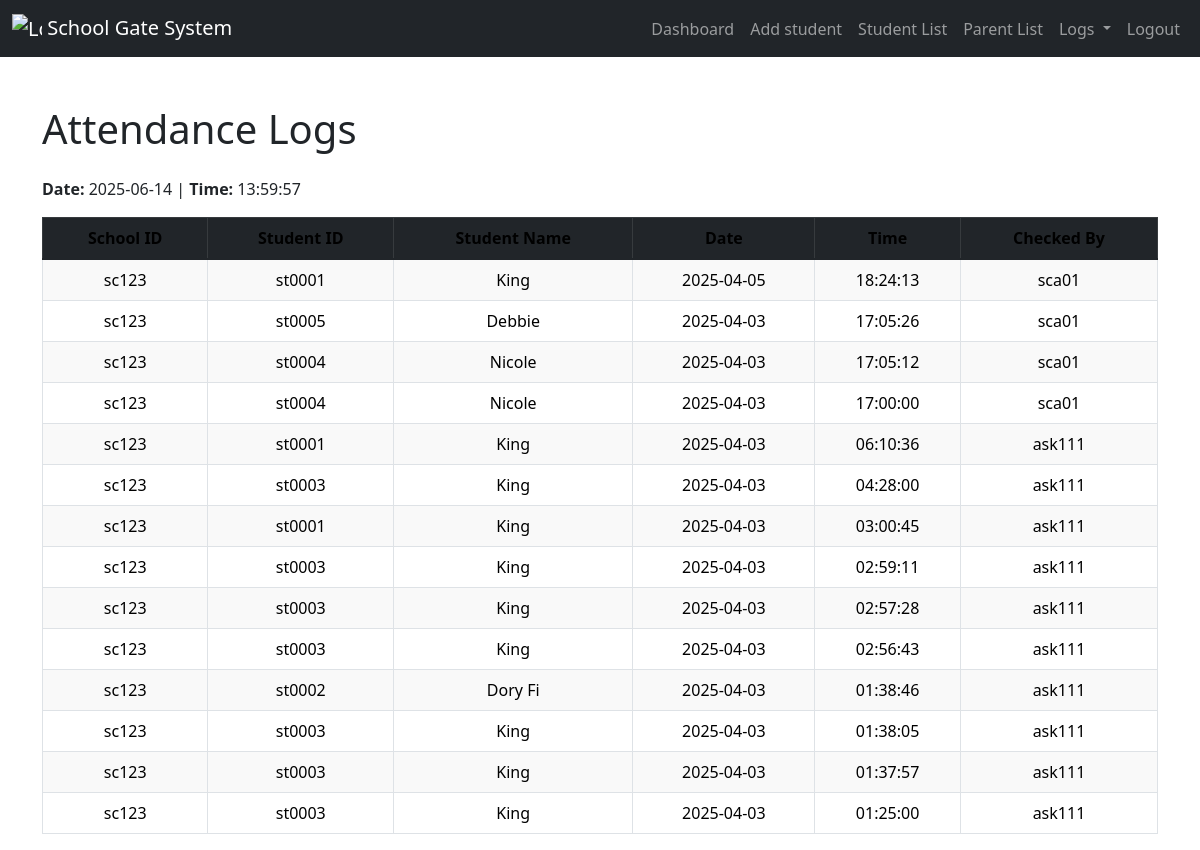
The page /main/index.php (signed in) on the database its author committed.
### tables this page shows
CREATE TABLE IF NOT EXISTS `attendance` (
  `autoid` int NOT NULL AUTO_INCREMENT,
  `autodate` datetime DEFAULT CURRENT_TIMESTAMP,
  `schoolid` text NOT NULL,
  `student_id` text,
  `student_fname` text,
  `our_date` date DEFAULT NULL,
  `our_time` time DEFAULT NULL,
  `our_user` text,
  `action` text NOT NULL,
  `status` int DEFAULT '1',
  PRIMARY KEY (`autoid`)
);

### main/gate_logs.php (the view)
<?php
require_once 'connect.php';
$stmt = $dbh->prepare("SELECT * FROM attendance WHERE schoolid = :schoolid ORDER BY our_date DESC, our_time DESC");
$stmt->bindParam(':schoolid', $_SESSION['schoolid']);
$stmt->execute();
$attendance_data = $stmt->fetchAll(PDO::FETCH_ASSOC);
?>
<body>
    <?php require_once ('menu.php')?>
    <div class="container mt-5">
        <h1 class="mb-4">Attendance Logs</h1>
        <p><strong>Date:</strong> <?php echo date('Y-m-d'); ?> | <strong>Time:</strong> <?php echo date('H:i:s'); ?></p>
        <table class="table table-bordered table-hover">
            <thead class="table-dark">
                <tr>
                    <th>School ID</th>
                    <th>Student ID</th>
                    <th>Student Name</th>
                    <th>Date</th>
                    <th>Time</th>
                    <th>Checked By</th>
                </tr>
            </thead>
            <tbody>
                <?php if (!empty($attendance_data)) { ?>
                    <?php foreach ($attendance_data as $row) { ?>
                        <tr>
                            <td><?php echo htmlspecialchars($row['schoolid']); ?></td>
                            <td><?php echo htmlspecialchars($row['student_id']); ?></td>
                            <td><?php echo htmlspecialchars($row['student_fname']); ?></td>
                            <td><?php echo htmlspecialchars($row['our_date']); ?></td>
                            <td><?php echo htmlspecialchars($row['our_time']); ?></td>
                            <td><?php echo htmlspecialchars($row['our_user']); ?></td>
                        </tr>
                    <?php } ?>
                <?php } else { ?>
                    <tr>
                        <td colspan="6" class="text-center">No attendance records found.</td>
                    </tr>
                <?php } ?>
            </tbody>
        </table>
    </div>
</body>
</html>

### main/kfunctions.php (shortened to what this page needs)
<!DOCTYPE html>
<html lang="en">
<head>
    <link href="https://cdn.jsdelivr.net/npm/bootstrap@5.1.3/dist/css/bootstrap.min.css" rel="stylesheet">
    <link href="assets/css/main.css?v=1.0" rel="stylesheet">
</head>

### main/index.php
<?php
require_once ('kfunctions.php');
$role = $_SESSION['role'];
if ($role == 'sca' || $role == 'par' || $role == 'tech' || $role == 'dev') {
    include 'gate_logs.php';
} elseif ($role == 'ask') {
    include 'ticker.php';
} else {
    echo "Invalid role detected!";
}
?>

### main/menu.php (shortened to what this page needs)
<?php
require_once ('kfunctions.php');
$role = $_SESSION['role'];
?>
<!DOCTYPE html>
<html lang="en">
<head>
    <link href="https://cdn.jsdelivr.net/npm/bootstrap@5.1.3/dist/css/bootstrap.min.css" rel="stylesheet">
</head>
<body>
    <nav class="navbar navbar-expand-lg navbar-dark bg-dark">
        <div class="container-fluid">
            <a class="navbar-brand" href="#">
                <img src="logo.png" alt="Logo" width="30" height="30" class="d-inline-block align-text-top">
                School Gate System
            </a>
            <div class="collapse navbar-collapse" id="navbarNavDropdown">
                <ul class="navbar-nav ms-auto">
                    <li class="nav-item">
                        <a class="nav-link" href="index.php">Dashboard</a>
                    </li>
  <?php if ($role == 'sca') { ?>
                        <li class="nav-item">
                            <a class="nav-link" href="students.php">Add student</a>
                        </li>
                        <li class="nav-item">
                            <a class="nav-link" href="list_students.php">Student List</a>
                        </li>
                        <li class="nav-item">
                            <a class="nav-link" href="parent list.php">Parent List</a>
                        </li>
                        <li class="nav-item dropdown">
                            <a class="nav-link dropdown-toggle" href="#" id="logsDropdown" role="button" data-bs-toggle="dropdown" aria-expanded="false">
                                Logs
                            </a>
                        </li>
                    <?php } ?>
                    <li class="nav-item">
                        <a class="nav-link" href="../logout.php">Logout</a>
                    </li>
                </ul>
            </div>
        </div>
    </nav>
</body>
</html>

### main/assets/css/main.css (style rules this page uses)
body { background-color: #f4f6f8; font-family: 'Arial', sans-serif; }
table th { background-color: #007bff; color: #ffffff; text-align: center; }
table tr:nth-child(odd) { background-color: #f9f9f9; }
table tr:nth-child(even) { background-color: #ffffff; }
table td, table th { padding: 12px; text-align: center; vertical-align: middle; color: #000; }

### rows shown on the page
attendance: schoolid "sc123", student "st0001", student_fname "King", our_date "2025-04-05", our_time "18:24:13", our_user "sca01"
attendance: schoolid "sc123", student "st0005", student_fname "Debbie", our_date "2025-04-03", our_time "17:05:26", our_user "sca01"
attendance: schoolid "sc123", student "st0004", student_fname "Nicole", our_date "2025-04-03", our_time "17:05:12", our_user "sca01"
attendance: schoolid "sc123", student "st0004", student_fname "Nicole", our_date "2025-04-03", our_time "17:00:00", our_user "sca01"
attendance: schoolid "sc123", student "st0001", student_fname "King", our_date "2025-04-03", our_time "06:10:36", our_user "ask111"
attendance: schoolid "sc123", student "st0003", student_fname "King", our_date "2025-04-03", our_time "04:28:00", our_user "ask111"
attendance: schoolid "sc123", student "st0001", student_fname "King", our_date "2025-04-03", our_time "03:00:45", our_user "ask111"
attendance: schoolid "sc123", student "st0003", student_fname "King", our_date "2025-04-03", our_time "02:59:11", our_user "ask111"
attendance: schoolid "sc123", student "st0003", student_fname "King", our_date "2025-04-03", our_time "02:57:28", our_user "ask111"
attendance: schoolid "sc123", student "st0003", student_fname "King", our_date "2025-04-03", our_time "02:56:43", our_user "ask111"
attendance: schoolid "sc123", student "st0002", student_fname "Dory Fi", our_date "2025-04-03", our_time "01:38:46", our_user "ask111"
attendance: schoolid "sc123", student "st0003", student_fname "King", our_date "2025-04-03", our_time "01:38:05", our_user "ask111"
attendance: schoolid "sc123", student "st0003", student_fname "King", our_date "2025-04-03", our_time "01:37:57", our_user "ask111"
attendance: schoolid "sc123", student "st0003", student_fname "King", our_date "2025-04-03", our_time "01:25:00", our_user "ask111"
